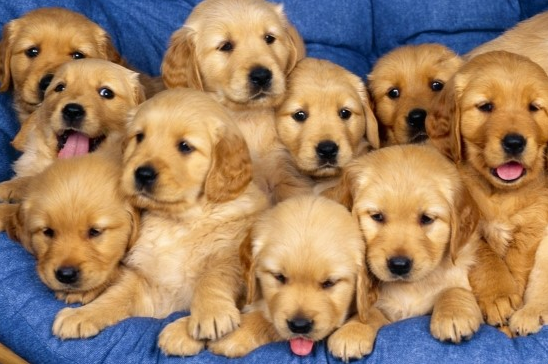
#> input picture 4_MULTIMODAL/images/dog.bmp, 548 x 364 px, found by its file name
$ python 10_add.py
#> lines starting #> are read from the running program, lines starting #| are printed output that depends on the picture
"""
OpenCV의 산술 연산
이미지의 각 픽셀 값에 일정한 값을 더하거나 빼는 방식으로 밝기를 조절할 수 있음
"""
import cv2

img_gray = cv2.imread("./images/dog.bmp", cv2.IMREAD_GRAYSCALE)
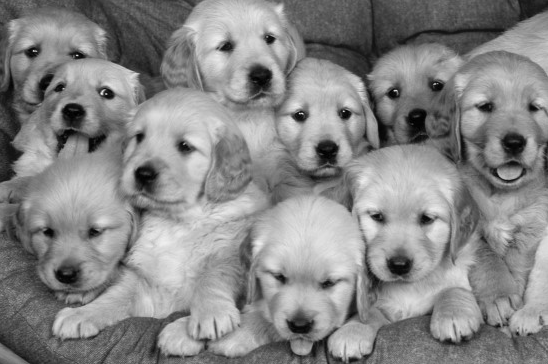
#> img_gray: shape (364, 548); min 0, max 243, mean 134.7
img_color = cv2.imread("./images/dog.bmp", cv2.IMREAD_COLOR)
#> img_color is the input picture: shape (364, 548, 3); mean B, G, R 100.4, 128.9, 159

bright_gray = cv2.add(img_gray, 100)
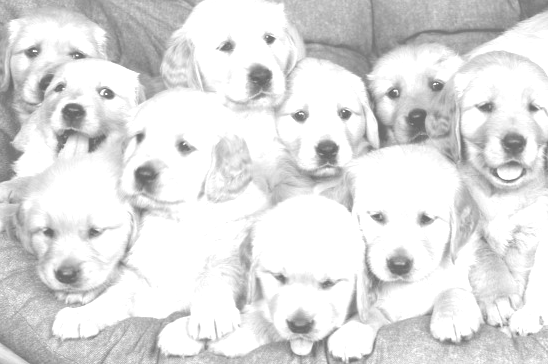
#> bright_gray: shape (364, 548); min 100, max 255, mean 222.9
bright_color = cv2.add(img_color, (100, 100, 100)) # B, G, R
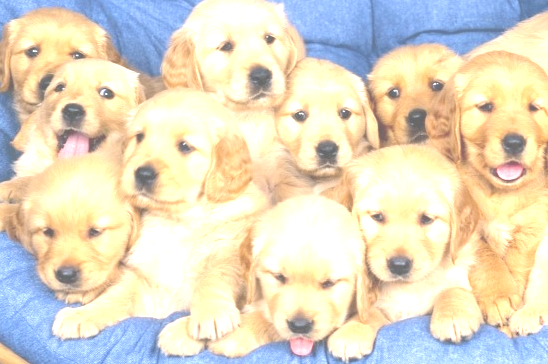
#> bright_color: shape (364, 548, 3); mean B, G, R 198.2, 219.7, 226.8
dark_gray = cv2.subtract(img_gray, 100)
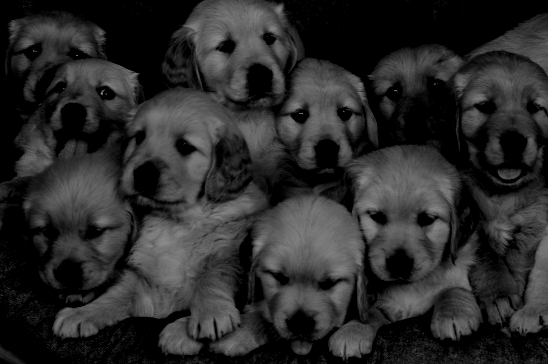
#> dark_gray: shape (364, 548); min 0, max 143, mean 43.3
multiply_gray = cv2.multiply(img_gray, 2)
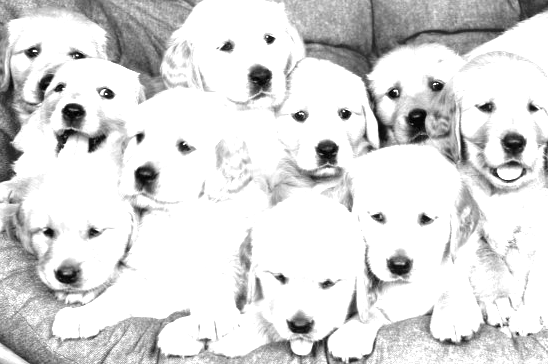
#> multiply_gray: shape (364, 548); min 0, max 255, mean 218.9
divide_gray = cv2.divide(img_gray, 2)
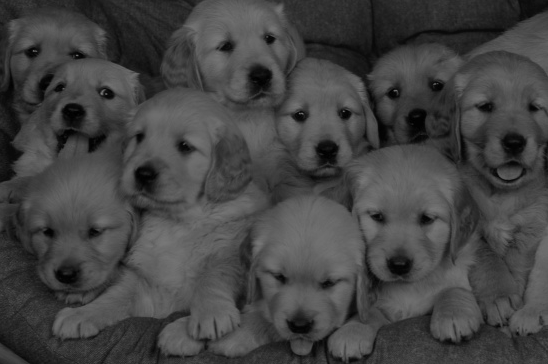
#> divide_gray: shape (364, 548); min 0, max 122, mean 67.3

cv2.imshow("gray", img_gray)
cv2.imshow("color", img_color)
cv2.imshow("bright_gray", bright_gray)
cv2.imshow("bright_color", bright_color)
cv2.imshow("dark_gray", dark_gray)
cv2.imshow("multiply_gray", multiply_gray)
cv2.imshow("divide_gray", divide_gray)

cv2.waitKey(0)
cv2.destroyAllWindows()

$ run again, with 4_MULTIMODAL/images/field.bmp copied over 4_MULTIMODAL/images/dog.bmp
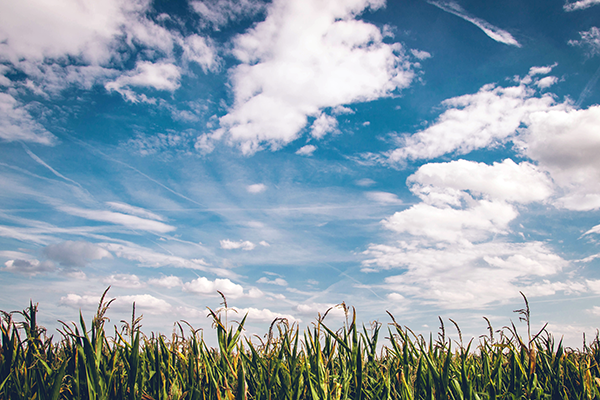
#> input picture 4_MULTIMODAL/images/field.bmp, 600 x 400 px, found by its file name
#> img_color is the input picture: shape (400, 600, 3); mean B, G, R 173.2, 160.3, 141.8
#> `multiply_gray = cv2.multiply(img_gray, 2)`:
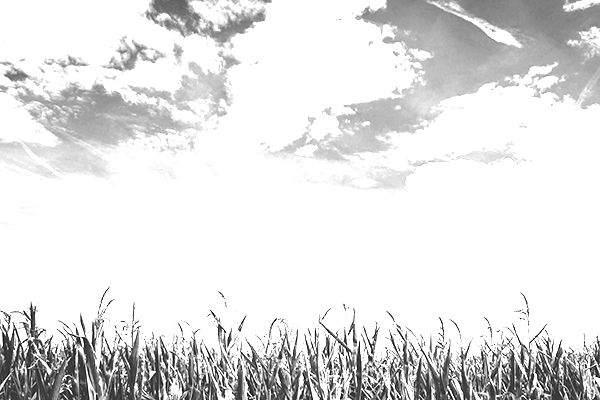
#> multiply_gray: shape (400, 600); min 0, max 255, mean 226.2
#> `divide_gray = cv2.divide(img_gray, 2)`:
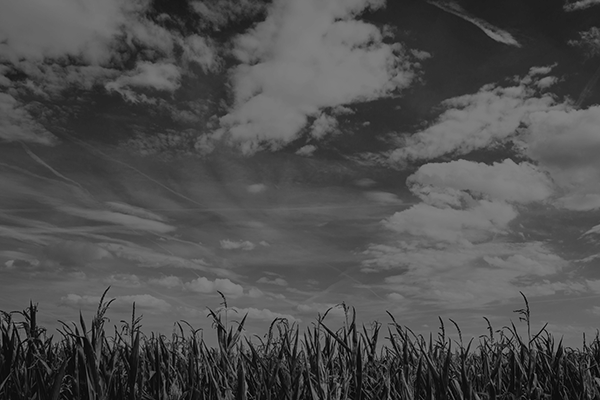
#> divide_gray: shape (400, 600); min 0, max 128, mean 78.1
